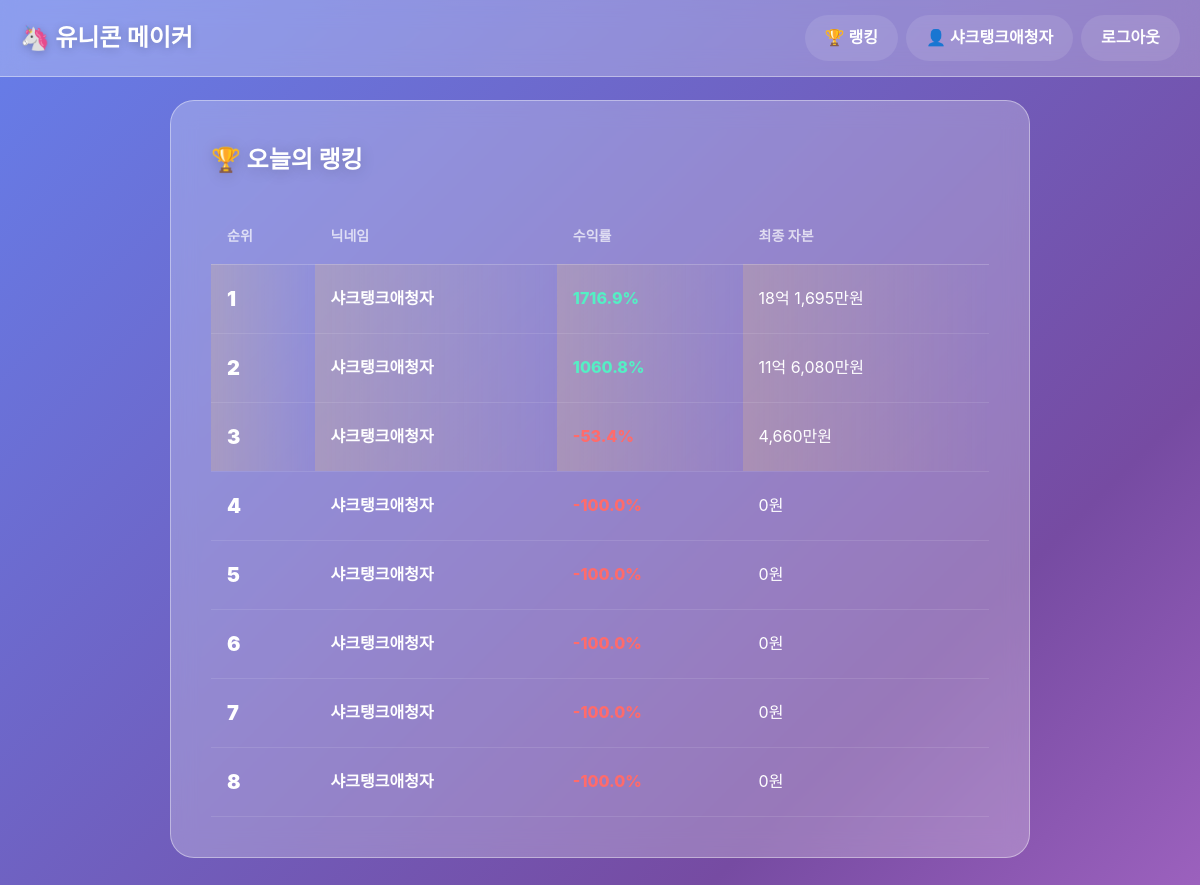
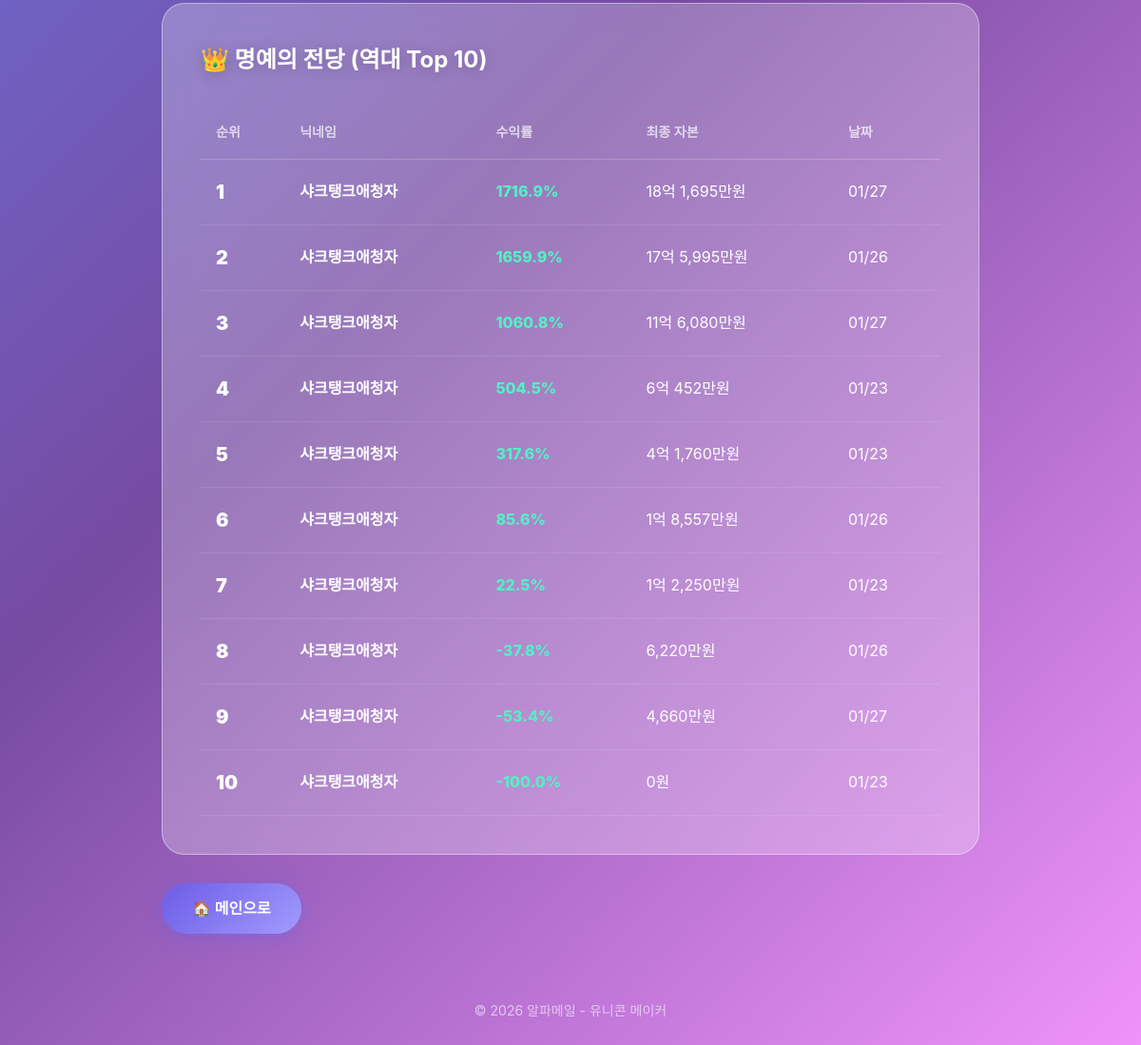
Screenshot of /ranking/ (signed in) with the database file from the repository (2 pictures, top to bottom).
### game/models.py (models this page shows, shortened)
class User(AbstractUser):
    nickname = models.CharField(
        max_length=20,
        unique=True,
        verbose_name='닉네임'
    )
    img_profile = models.ImageField(
        upload_to='profile/',
        blank=True,
        null=True,
        verbose_name='프로필 이미지'
    )
    best_profit_rate = models.FloatField(
        default=0.0,
        verbose_name='최고 수익률'
    )
    total_games = models.IntegerField(
        default=0,
        verbose_name='총 플레이 횟수'
    )

class GameSession(models.Model):
    user = models.ForeignKey(
        User,
        on_delete=models.CASCADE,
        related_name='game_sessions',
        verbose_name='플레이어'
    )
    current_capital = models.BigIntegerField(
        default=10000,  # 만원 단위, 1억 = 10000
        verbose_name='현재 자본금(만원)'
    )
    remaining_chances = models.IntegerField(
        default=5,
        verbose_name='남은 기회'
    )
    is_finished = models.BooleanField(
        default=False,
        verbose_name='종료 여부'
    )
    final_profit_rate = models.FloatField(
        null=True,
        blank=True,
        verbose_name='최종 수익률(%)'
    )
    created_at = models.DateTimeField(
        auto_now_add=True,
        verbose_name='생성 시간'
    )

### game/views.py (the view)
# urls.py: path('ranking/', views.ranking_view, name='ranking'),
def ranking_view(request):
    today_ranking = get_today_ranking()
    hall_of_fame = get_hall_of_fame()
    context = {
        'today_ranking': today_ranking,
        'hall_of_fame': hall_of_fame,
    }
    return render(request, 'game/ranking.html', context)

### game/templatetags/number_filters.py (called while the page is built)
@register.filter
def korean_currency(value):
    try:
        value = int(value)
    except (ValueError, TypeError):
        return value
    if value == 0:
        return "0원"
    jo = value // 100000000  # 조
    remainder = value % 100000000
    eok = remainder // 10000  # 억
    man = remainder % 10000  # 만
    parts = []
    if jo > 0:
        parts.append(f"{jo:,}조")
    if eok > 0:
        parts.append(f"{eok:,}억")
    if man > 0:
        parts.append(f"{man:,}만원")
    elif parts:  # 억/조가 있는데 만원 단위가 0이면
        parts[-1] += "원"
    return " ".join(parts) if parts else "0원"

### game/views.py (called while the page is built)
def get_today_ranking():
    today = timezone.now().date()
    ranking = GameSession.objects.filter(
        is_finished=True,
        created_at__date=today
    ).order_by('-final_profit_rate')[:20]
    return ranking

def get_hall_of_fame():
    hall_of_fame = GameSession.objects.filter(
        is_finished=True
    ).order_by('-final_profit_rate')[:10]
    return hall_of_fame

### templates/game/ranking.html (shortened to what this page needs)
{% extends 'game/base.html' %}
{% load number_filters %}
{% block content %}
<div class="ranking-page">
    <section class="today-ranking">
        <h1>🏆 오늘의 랭킹</h1>
        {% if today_ranking %}
        <table class="ranking-table">
            <thead>
                <tr>
                    <th>순위</th>
                    <th>닉네임</th>
                    <th>수익률</th>
                    <th>최종 자본</th>
                </tr>
            </thead>
            <tbody>
                {% for session in today_ranking %}
                <tr class="{% if forloop.counter <= 3 %}top-rank{% endif %}">
                    <td class="rank">{{ forloop.counter }}</td>
                    <td class="nickname">{{ session.user.nickname }}</td>
                    <td class="profit {% if session.final_profit_rate >= 0 %}positive{% else %}negative{% endif %}">
                        {{ session.final_profit_rate|floatformat:1 }}%
                    </td>
                    <td class="capital">{{ session.current_capital|korean_currency }}</td>
                </tr>
                {% endfor %}
            </tbody>
        </table>
        {% else %}
        <p class="empty-message">아직 오늘의 기록이 없습니다.</p>
        {% endif %}
    </section>
    <section class="hall-of-fame">
        <h2>👑 명예의 전당 (역대 Top 10)</h2>
        {% if hall_of_fame %}
        <table class="ranking-table hall-of-fame-table">
            <thead>
                <tr>
                    <th>순위</th>
                    <th>닉네임</th>
                    <th>수익률</th>
                    <th>최종 자본</th>
                    <th>날짜</th>
                </tr>
            </thead>
            <tbody>
                {% for session in hall_of_fame %}
                <tr>
                    <td class="rank">{{ forloop.counter }}</td>
                    <td class="nickname">{{ session.user.nickname }}</td>
                    <td class="profit positive">{{ session.final_profit_rate|floatformat:1 }}%</td>
                    <td class="capital">{{ session.current_capital|korean_currency }}</td>
                    <td class="date">{{ session.created_at|date:"m/d" }}</td>
                </tr>
                {% endfor %}
            </tbody>
        </table>
        {% else %}
        <p class="empty-message">아직 기록이 없습니다.</p>
        {% endif %}
    </section>
    <div class="btn-group">
        <a href="{% url 'game:main' %}" class="btn btn-primary">🏠 메인으로</a>
    </div>
</div>
{% endblock %}

### templates/game/base.html (shortened to what this page needs)
{% load static %}
<!DOCTYPE html>
<html lang="ko">
<head>
    <link rel="stylesheet" href="{% static 'css/style.css' %}">
</head>
<body>
    <nav class="navbar">
        <div class="nav-container">
            <a href="{% url 'game:main' %}" class="nav-logo">🦄 유니콘 메이커</a>
            <ul class="nav-menu">
                {% if user.is_authenticated %}
                    <li><a href="{% url 'game:ranking' %}">🏆 랭킹</a></li>
                    <li><a href="{% url 'game:mypage' %}">👤 {{ user.nickname }}</a></li>
                    <li><a href="{% url 'game:logout' %}">로그아웃</a></li>
                {% else %}
                    <li><a href="{% url 'game:login' %}">로그인</a></li>
                    <li><a href="{% url 'game:signup' %}">회원가입</a></li>
                {% endif %}
            </ul>
        </div>
    </nav>
    <main class="main-content">
        {% block content %}
        {% endblock %}
    </main>
    <footer class="footer">
        <p>© 2026 알파메일 - 유니콘 메이커</p>
    </footer>
</body>
</html>

### static/css/style.css (style rules this page uses)
:root { --primary-color: #6C5CE7; --primary-light: #A29BFE; --secondary-color: #00CEC9; --success-color: #00B894; --danger-color: #FF7675; --warning-color: #FDCB6E; --text-color: #2D3436; --text-light: #636E72; --white: #FFFFFF; --glass-bg: rgba(255, 255, 255, 0.25); --glass-border: rgba(255, 255, 255, 0.4); --glass-shadow: 0 8px 32px rgba(31, 38, 135, 0.15); --blur: blur(12px); }
* { margin: 0; padding: 0; box-sizing: border-box; }
html { scroll-behavior: smooth; }
body { font-family: 'Pretendard', -apple-system, BlinkMacSystemFont, 'Segoe UI', Roboto, sans-serif; color: var(--text-color); line-height: 1.6; min-height: 100vh; background: linear-gradient(135deg, #667eea 0%, #764ba2 50%, #f093fb 100%); background-attachment: fixed; }
a { text-decoration: none; color: inherit; }
.navbar { position: fixed; top: 0; left: 0; right: 0; z-index: 1000; padding: 15px 0; background: var(--glass-bg); backdrop-filter: var(--blur); -webkit-backdrop-filter: var(--blur); border-bottom: 1px solid var(--glass-border); }
.nav-container { max-width: 1200px; margin: 0 auto; padding: 0 20px; display: flex; justify-content: space-between; align-items: center; }
.nav-logo { font-size: 24px; font-weight: 800; color: var(--white); text-shadow: 0 2px 10px rgba(0,0,0,0.2); }
.nav-menu { display: flex; list-style: none; gap: 8px; }
.nav-menu li a { display: inline-block; padding: 10px 20px; color: var(--white); font-weight: 600; border-radius: 50px; transition: all 0.3s ease; background: rgba(255,255,255,0.1); }
.main-content { max-width: 900px; margin: 0 auto; padding: 100px 20px 40px; min-height: 100vh; }
.btn { display: inline-block; padding: 14px 32px; border-radius: 50px; font-size: 16px; font-weight: 700; cursor: pointer; border: none; transition: all 0.3s ease; text-align: center; }
.btn-primary { background: linear-gradient(135deg, var(--primary-color), var(--primary-light)); color: var(--white); box-shadow: 0 4px 20px rgba(108, 92, 231, 0.4); }
.btn-group { display: flex; gap: 16px; margin-top: 24px; flex-wrap: wrap; }
.ranking-page { max-width: 900px; margin: 0 auto; }
.today-ranking, .hall-of-fame { background: var(--glass-bg); backdrop-filter: var(--blur); border-radius: 24px; border: 1px solid var(--glass-border); padding: 40px; margin-bottom: 30px; }
.today-ranking h1, .hall-of-fame h2 { color: var(--white); margin-bottom: 30px; text-shadow: 0 2px 15px rgba(0,0,0,0.2); }
.ranking-table { width: 100%; border-collapse: collapse; }
.ranking-table th { text-align: left; padding: 16px; color: rgba(255,255,255,0.7); font-size: 14px; font-weight: 600; border-bottom: 1px solid rgba(255,255,255,0.2); }
.ranking-table td { padding: 18px 16px; color: var(--white); border-bottom: 1px solid rgba(255,255,255,0.1); }
.ranking-table tr.top-rank td { background: linear-gradient(90deg, rgba(253, 203, 110, 0.2), transparent); }
.ranking-table .rank { font-weight: 900; font-size: 20px; }
.ranking-table .nickname { font-weight: 600; }
.ranking-table .profit { font-weight: 800; }
.ranking-table .profit.positive { color: #55efc4; }
.ranking-table .profit.negative { color: #ff6b6b; }
.footer { text-align: center; padding: 30px 20px; color: rgba(255,255,255,0.6); font-size: 14px; }

### rows the page displays
User: nickname "샤크탱크애청자"
GameSession: user.nickname "샤크탱크애청자", final_profit_rate "1716.9", current_capital|korean_currency "18억 1,695만원", created_at "01/27"
GameSession: user.nickname "샤크탱크애청자", final_profit_rate "1060.8", current_capital|korean_currency "11억 6,080만원", created_at "01/27"
GameSession: user.nickname "샤크탱크애청자", current_capital|korean_currency "4,660만원", final_profit_rate "-53.4", created_at "01/27"
GameSession: user.nickname "샤크탱크애청자", current_capital|korean_currency "0원"
GameSession: user.nickname "샤크탱크애청자", current_capital|korean_currency "0원"
GameSession: user.nickname "샤크탱크애청자", current_capital|korean_currency "0원"
GameSession: user.nickname "샤크탱크애청자", current_capital|korean_currency "0원"
GameSession: user.nickname "샤크탱크애청자", current_capital|korean_currency "0원"
GameSession: user.nickname "샤크탱크애청자", final_profit_rate "1659.9", current_capital|korean_currency "17억 5,995만원", created_at "01/26"
GameSession: user.nickname "샤크탱크애청자", final_profit_rate "504.5", current_capital|korean_currency "6억 452만원", created_at "01/23"
GameSession: user.nickname "샤크탱크애청자", final_profit_rate "317.6", current_capital|korean_currency "4억 1,760만원", created_at "01/23"
GameSession: user.nickname "샤크탱크애청자", final_profit_rate "85.6", current_capital|korean_currency "1억 8,557만원", created_at "01/26"
GameSession: user.nickname "샤크탱크애청자", final_profit_rate "22.5", current_capital|korean_currency "1억 2,250만원", created_at "01/23"
GameSession: user.nickname "샤크탱크애청자", final_profit_rate "-37.8", current_capital|korean_currency "6,220만원", created_at "01/26"
GameSession: user.nickname "샤크탱크애청자", final_profit_rate "-100.0", current_capital|korean_currency "0원", created_at "01/23"
